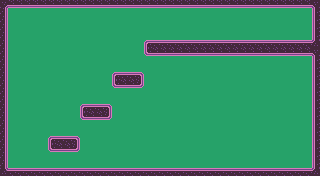

A level layout from a 2D game, rendered from its tile map. Below: a short description, then the map file with its tile-grid data intact:
An orthogonal 40x22 tile map with 8x8 px tiles, 1 tile layer (Tile Layer 1) and 10 objects.

<map version="1.8" tiledversion="1.8.0" orientation="orthogonal" renderorder="right-down" width="40" height="22" tilewidth="8" tileheight="8" infinite="0" backgroundcolor="#26a269" nextlayerid="3" nextobjectid="11">
 <properties>
  <property name="dark" type="bool" value="true" />
 </properties>
 <tileset firstgid="1" source="../../purple.tsx" />
 <layer id="1" name="Tile Layer 1" width="40" height="22">
  <data encoding="csv">
37,34,34,34,34,34,34,34,34,34,34,34,34,34,34,34,34,34,34,34,34,34,34,34,34,34,34,34,34,34,34,34,34,34,34,34,34,34,34,38,
19,0,0,0,0,0,0,0,0,0,0,0,0,0,0,0,0,0,0,0,0,0,0,0,0,0,0,0,0,0,0,0,0,0,0,0,0,0,0,17,
19,0,0,0,0,0,0,0,0,0,0,0,0,0,0,0,0,0,0,0,0,0,0,0,0,0,0,0,0,0,0,0,0,0,0,0,0,0,0,17,
19,0,0,0,0,0,0,0,0,0,0,0,0,0,0,0,0,0,0,0,0,0,0,0,0,0,0,0,0,0,0,0,0,0,0,0,0,0,0,17,
19,0,0,0,0,0,0,0,0,0,0,0,0,0,0,0,0,0,0,0,0,0,0,0,0,0,0,0,0,0,0,0,0,0,0,0,0,0,0,17,
19,0,0,0,0,0,0,0,0,0,0,0,0,0,0,0,0,0,1,2,2,2,2,2,2,2,2,2,2,2,2,2,2,2,2,2,2,2,2,54,
19,0,0,0,0,0,0,0,0,0,0,0,0,0,0,0,0,0,33,34,34,34,34,34,34,34,34,34,34,34,34,34,34,34,34,34,34,34,34,38,
19,0,0,0,0,0,0,0,0,0,0,0,0,0,0,0,0,0,0,0,0,0,0,0,0,0,0,0,0,0,0,0,0,0,0,0,0,0,0,17,
19,0,0,0,0,0,0,0,0,0,0,0,0,0,0,0,0,0,0,0,0,0,0,0,0,0,0,0,0,0,0,0,0,0,0,0,0,0,0,17,
19,0,0,0,0,0,0,0,0,0,0,0,0,0,1,2,2,3,0,0,0,0,0,0,0,0,0,0,0,0,0,0,0,0,0,0,0,0,0,17,
19,0,0,0,0,0,0,0,0,0,0,0,0,0,33,34,34,35,0,0,0,0,0,0,0,0,0,0,0,0,0,0,0,0,0,0,0,0,0,17,
19,0,0,0,0,0,0,0,0,0,0,0,0,0,0,0,0,0,0,0,0,0,0,0,0,0,0,0,0,0,0,0,0,0,0,0,0,0,0,17,
19,0,0,0,0,0,0,0,0,0,0,0,0,0,0,0,0,0,0,0,0,0,0,0,0,0,0,0,0,0,0,0,0,0,0,0,0,0,0,17,
19,0,0,0,0,0,0,0,0,0,1,2,2,3,0,0,0,0,0,0,0,0,0,0,0,0,0,0,0,0,0,0,0,0,0,0,0,0,0,17,
19,0,0,0,0,0,0,0,0,0,33,34,34,35,0,0,0,0,0,0,0,0,0,0,0,0,0,0,0,0,0,0,0,0,0,0,0,0,0,17,
19,0,0,0,0,0,0,0,0,0,0,0,0,0,0,0,0,0,0,0,0,0,0,0,0,0,0,0,0,0,0,0,0,0,0,0,0,0,0,17,
19,0,0,0,0,0,0,0,0,0,0,0,0,0,0,0,0,0,0,0,0,0,0,0,0,0,0,0,0,0,0,0,0,0,0,0,0,0,0,17,
19,0,0,0,0,0,1,2,2,3,0,0,0,0,0,0,0,0,0,0,0,0,0,0,0,0,0,0,0,0,0,0,0,0,0,0,0,0,0,17,
19,0,0,0,0,0,33,34,34,35,0,0,0,0,0,0,0,0,0,0,0,0,0,0,0,0,0,0,0,0,0,0,0,0,0,0,0,0,0,17,
19,0,0,0,0,0,0,0,0,0,0,0,0,0,0,0,0,0,0,0,0,0,0,0,0,0,0,0,0,0,0,0,0,0,0,0,0,0,0,17,
19,0,0,0,0,0,0,0,0,0,0,0,0,0,0,0,0,0,0,0,0,0,0,0,0,0,0,0,0,0,0,0,0,0,0,0,0,0,0,17,
53,2,2,2,2,2,2,2,2,2,2,2,2,2,2,2,2,2,2,2,2,2,2,2,2,2,2,2,2,2,2,2,2,2,2,2,2,2,2,54
</data>
 </layer>
 <objectgroup id="2" name="Object Layer 1">
  <object id="1" gid="145" x="56" y="128" width="8" height="8" />
  <object id="2" gid="145" x="88" y="96" width="8" height="8" />
  <object id="3" gid="145" x="120" y="64" width="8" height="8" />
  <object id="4" gid="145" x="152" y="32" width="8" height="8" />
  <object id="5" gid="145" x="176" y="32" width="8" height="8" />
  <object id="6" gid="145" x="200" y="32" width="8" height="8" />
  <object id="7" gid="145" x="224" y="32" width="8" height="8" />
  <object id="8" gid="145" x="248" y="32" width="8" height="8" />
  <object id="9" gid="145" x="272" y="32" width="8" height="8" />
  <object id="10" gid="145" x="296" y="32" width="8" height="8" />
 </objectgroup>
</map>
